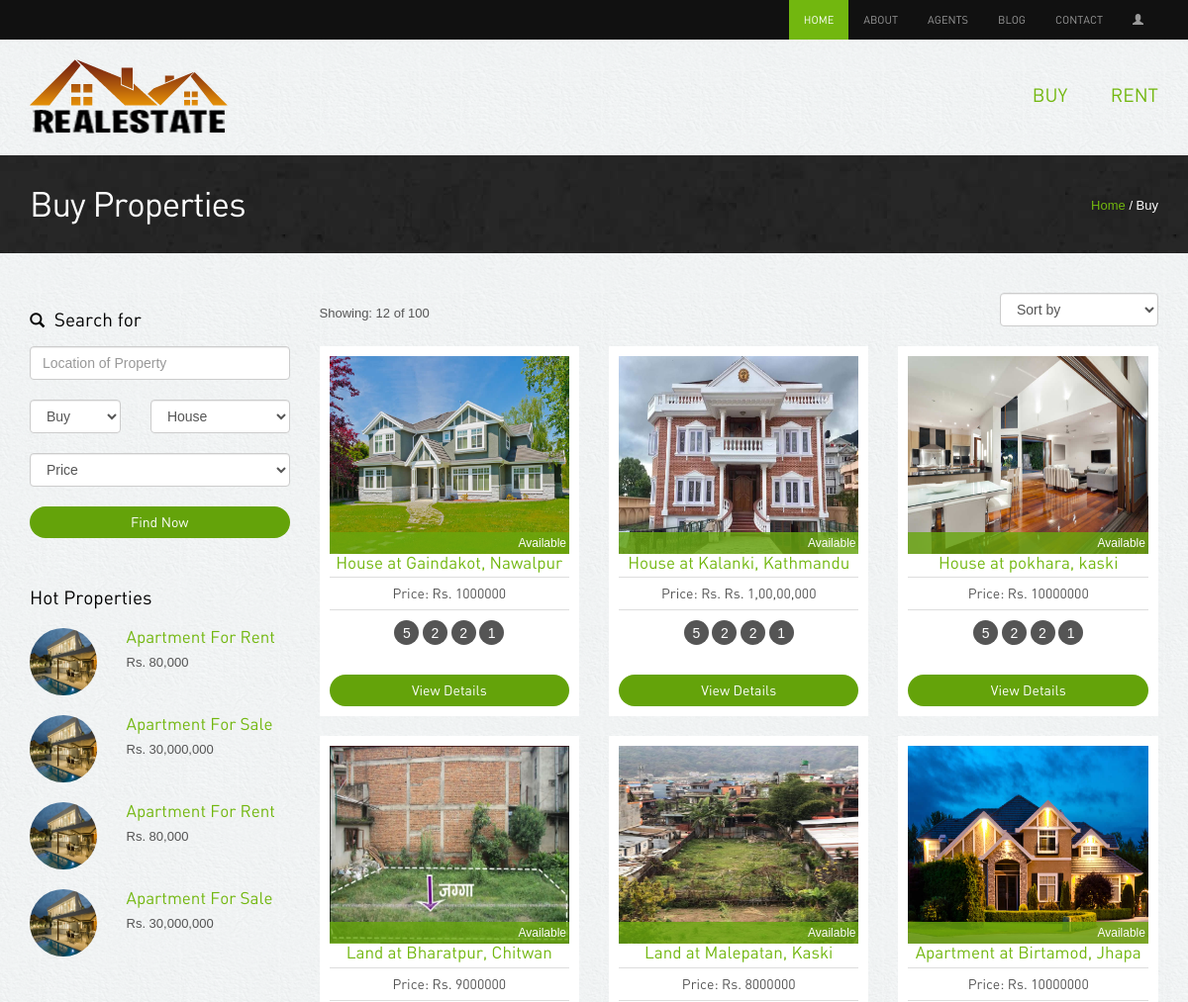
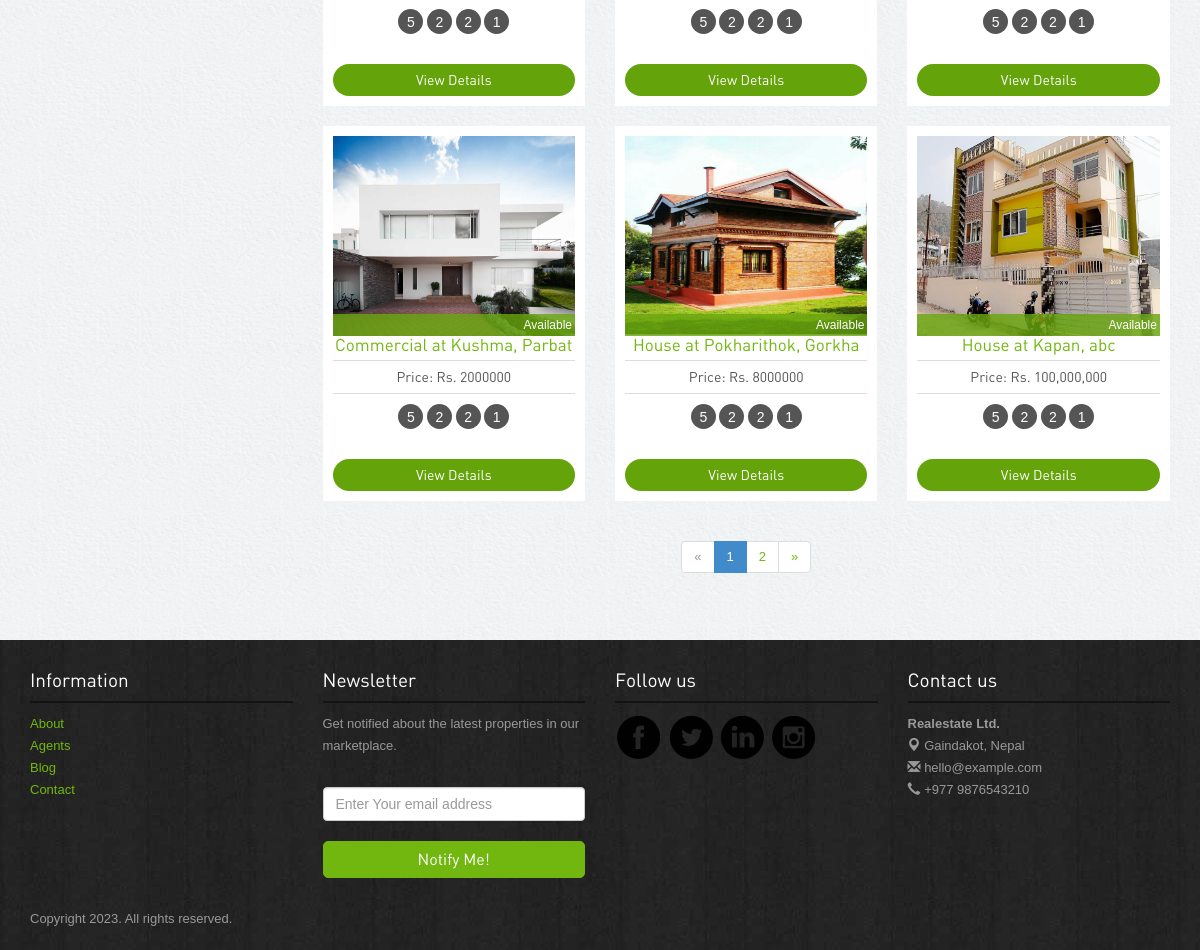
/buy/, run on the app's committed database (2 pictures, top to bottom).
### app/models.py (models this page shows)
class Property(models.Model):
    STATUS_CHOICES = [
        ("Select", "Select"),
        ("Available", "Available"),
        ("Rented", "Rented"),
        ("Sold", "Sold"),
    ]
    TYPE_CHOICES = [
        ("House", "House"),
        ("Land", "Land"),
        ("Apartment", "Apartment"),
        ("Commercial", "Commercial"),
    ]
    FOR_CHOICES = [
        ("Buyer", "Buyer"),
        ("Renter", "Renter"),
    ]
    property_type = models.CharField(
        max_length=100, choices=TYPE_CHOICES, default="select"
    )
    property_for = models.CharField(
        max_length=20, choices=FOR_CHOICES, default="select"
    )
    image = models.ImageField(
        blank=True, validators=[image_validations], upload_to="property_images"
    )
    price = models.CharField(max_length=20, blank=True)
    city = models.CharField(max_length=50)
    district = models.CharField(max_length=200)
    zip_code = models.CharField(max_length=20)
    description = models.TextField()
    status = models.CharField(max_length=20, choices=STATUS_CHOICES, default="Select")
    def __str__(self):
        return f"{self.property_type} at {self.city}, {self.district}"

### app/views.py (the view)
# urls.py: path("buy/", views.buypage, name="buy"),
def buypage(request):
    properties = Property.objects.filter(property_for="Buyer")
    paginator = Paginator(properties, 9)  # Show 9 properties per page
    page_number = request.GET.get("page")
    page_obj = paginator.get_page(page_number)
    context = {"page_obj": page_obj}
    return render(request, "buy.html", context)

### templates/buy.html (shortened to what this page needs)
{% extends 'home.html' %}
{% load static %}
{% block content %}
<div class="inside-banner">
  <div class="container">
    <span class="pull-right"><a href="{% url 'home' %}">Home</a> / Buy</span>
    <h2>{% block PageHeading %}Buy Properties {% endblock %}</h2>
  </div>
</div>
<div class="container">
  <div class="properties-listing spacer">
    <div class="row">
      <div class="col-lg-3 col-sm-4 ">
        <div class="search-form">
          <h4><span class="glyphicon glyphicon-search"></span> Search for</h4>
          <form action="{% url 'search-result' %}" method="get">
            <input type="text" name="location" class="form-control" placeholder="Location of Property">
            <div class="row">
              <div class="col-lg-5">
                <select class="form-control" name="property_for">
                  <option>Buy</option>
                </select>
              </div>
              <div class="col-lg-7">
                <select class="form-control" name="property_type">
                  <option>House</option>
                </select>
              </div>
            </div>
            <div class="row">
              <div class="col-lg-12">
                <select class="form-control" name="price_range">
                  <option>Price</option>
                </select>
              </div>
            </div>
            <button class="btn btn-primary">Find Now</button>
          </form>
        </div>
        <div class="hot-properties hidden-xs">
          <h4>Hot Properties</h4>
          <div class="row">
            <div class="col-lg-4 col-sm-5"><img src="{% static 'images/properties/1.jpg' %}"
                class="img-responsive img-circle" alt="properties"></div>
            <div class="col-lg-8 col-sm-7">
              <h5><a href="#">Apartment For Rent</a></h5>
              <p class="price">Rs. 80,000</p>
            </div>
          </div>
          <div class="row">
            <div class="col-lg-4 col-sm-5"><img src="{% static 'images/properties/1.jpg' %}"
                class="img-responsive img-circle" alt="properties"></div>
            <div class="col-lg-8 col-sm-7">
              <h5><a href="#">Apartment For Sale</a></h5>
              <p class="price">Rs. 30,000,000</p>
            </div>
          </div>
          <div class="row">
            <div class="col-lg-4 col-sm-5"><img src="{% static 'images/properties/1.jpg' %}"
                class="img-responsive img-circle" alt="properties"></div>
            <div class="col-lg-8 col-sm-7">
              <h5><a href="#">Apartment For Rent</a></h5>
              <p class="price">Rs. 80,000</p>
            </div>
          </div>
          <div class="row">
            <div class="col-lg-4 col-sm-5"><img src="{% static 'images/properties/1.jpg' %}"
                class="img-responsive img-circle" alt="properties"></div>
            <div class="col-lg-8 col-sm-7">
              <h5><a href="#">Apartment For Sale</a></h5>
              <p class="price">Rs. 30,000,000</p>
            </div>
          </div>
        </div>
      </div>
      <div class="col-lg-9 col-sm-8">
        <div class="sortby clearfix">
          <div class="pull-left result">Showing: 12 of 100 </div>
          <div class="pull-right">
            <select class="form-control">
              <option>Sort by</option>
            </select>
          </div>
        </div>
        <div class="row">
          {% for property in page_obj %}
          <div class="col-lg-4 col-sm-6">
            <div class="properties">
              <div class="image-holder"><img src="{{property.image.url}}" class="img-responsive" alt="properties"
                  style="width: 250px; height:200px;">
                <div class=" status sold">{{property.status}}</div>
              </div>
              <h5><a href="{% url 'property-details' 'buy' property.pk %}">{{property}}</a></h5>
              <p class="price">Price: Rs. {{property.price}}</p>
              <div class="listing-detail"><span data-toggle="tooltip" data-placement="bottom"
                  data-original-title="Bed Room">5</span> <span data-toggle="tooltip" data-placement="bottom"
                  data-original-title="Living Room">2</span> <span data-toggle="tooltip" data-placement="bottom"
                  data-original-title="Parking">2</span> <span data-toggle="tooltip" data-placement="bottom"
                  data-original-title="Kitchen">1</span> </div>
              <a class="btn btn-primary" href="{% url 'property-details' 'buy' property.pk %}">View Details</a>
            </div>
          </div>
          {% endfor %}
        </div>
        <div class="center">
          <ul class="pagination">
            {% if page_obj.has_previous %}
            <li><a href="?page={{ page_obj.previous_page_number }}">«</a></li>
            {% else %}
            <li class="disabled"><span>«</span></li>
            {% endif %}
            {% for page in page_obj.paginator.page_range %}
            {% if page_obj.number == page %}
            <li class="active"><span>{{ page }}</span></li>
            {% else %}
            <li><a href="?page={{ page }}">{{ page }}</a></li>
            {% endif %}
            {% endfor %}
            {% if page_obj.has_next %}
            <li><a href="?page={{ page_obj.next_page_number }}">»</a></li>
            {% else %}
            <li class="disabled"><span>»</span></li>
            {% endif %}
          </ul>
        </div>
      </div>
    </div>
  </div>
</div>
{% endblock %}

### static/assets/style.css (style rules this page uses)
body { color:#555; font:normal 13px/22px Arial; background:url(../images/bgmain.png) #eee; }
h1,h2,h3,h4,h5 { font-weight:normal; font-family: din;margin: 0;padding: 0;color: #000 }
h2 { font-size: 35px; letter-spacing: -1px;margin-bottom: 20px; }
h4 { margin: 10px 0; font-size: 19px; }
h5 { margin: 0 0 5px 0; font-size: 17px; }
h4 span { margin-right: 5px; font-size: 15px; }
p { margin-bottom: 30px; }
a { color:#72b70f; text-decoration:none;outline: none; }
.spacer { margin-top: 40px;margin-bottom:40px; }
.center { text-align: center; }
select,input { outline: 0; margin-bottom: 20px; }
.btn { border-radius: 5px; font-family: din; outline: none; }
.btn-primary { background: #64a30a;border:none;width: 100%;border-radius: 20px; }
.properties-listing div.properties { padding: 10px; background-color: #fff;text-align: center; margin-bottom: 20px; }
.properties-listing div.properties .image-holder { position: relative; }
.properties-listing div.properties .status { position: absolute;bottom: 0;z-index: 100;display: block;width: 100%;color: #fff;padding:0 3px;text-align: right; font-size: 12px; }
.properties-listing div.properties p { margin-bottom: 10px; font-size: 14px;border-top: 1px solid #ddd;border-bottom: 1px solid #ddd;padding: 5px 0;font-family: din; }
.listing-detail { margin-bottom: 30px; }
.listing-detail span { color: #fff; width: 25px; height: 25px; background-color: #555;display: inline-block;border-radius:25px; text-align: center;line-height: 26px; font-size: 14px;cursor: crosshair; }
.status.sold { background:rgba(104,167,13,0.8); }
.inside-banner { background:url(../images/bginside.jpg) #222;color: #fff; padding: 30px 0; }
.inside-banner h2 { margin: 0; color: #fff; }
.inside-banner span { margin-top: 10px; }
.search-form { margin-bottom: 50px; }
.search-form h4 { margin: 17px 0; }
.hot-properties { margin-bottom: 50px; }
.hot-properties img { width: 68px; height: 68px; }
.hot-properties h4 { margin-bottom: 20px; }
.hot-properties .row { margin-bottom: 20px; }
.hot-properties .row p { margin-bottom: 5px; }
.sortby .result { margin-top: 10px; }

### data on the page
Property: image (picture), status "Available", property_type+city+district "House at Gaindakot, Nawalpur", price "1000000"
Property: image (picture), status "Available", property_type+city+district "House at Kalanki, Kathmandu", price "Rs. 1,00,00,000"
Property: image (picture), status "Available", property_type+city+district "House at pokhara, kaski", price "10000000"
Property: image (picture), status "Available", property_type+city+district "Land at Bharatpur, Chitwan", price "9000000"
Property: image (picture), status "Available", property_type+city+district "Land at Malepatan, Kaski", price "8000000"
Property: image (picture), status "Available", property_type+city+district "Apartment at Birtamod, Jhapa", price "10000000"
Property: image (picture), status "Available", property_type+city+district "Commercial at Kushma, Parbat", price "2000000"
Property: image (picture), status "Available", property_type+city+district "House at Pokharithok, Gorkha", price "8000000"
Property: image (picture), status "Available", property_type+city+district "House at Kapan, abc", price "100,000,000"

### other printed values
{{ page }} "1"
{{ page }} "2"
